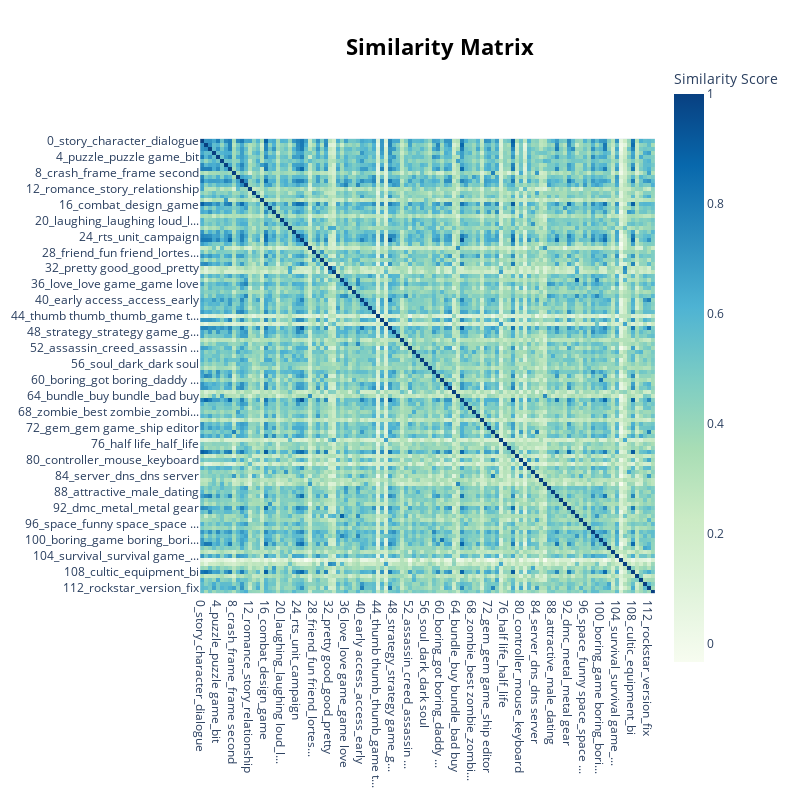

Source (notebook cell):
### Code cell
topic_model.visualize_heatmap()

### Figure 1 — Plotly figure (JSON) as saved in the notebook; plotly's stock layout.template omitted (floating-point values rounded to 4 significant figures; data arrays with more than 128 entries replaced by an {"elided": "..."} marker saying what was removed)
{"data": [{"coloraxis": "coloraxis", "hovertemplate": "x: %{x}<br>y: %{y}<br>Similarity Score: %{z}<extra></extra>", "name": "0", "type": "heatmap", "x": ["0_story_character_dialogue", "1_game_character_like", "2_card_deck_card game", "3_downloadable_downloadable...", "4_puzzle_puzzle game_bit", "5_buy_sale_bought", "6_music_soundtrack_player c...", "7_building_city_builder", "8_crash_frame_frame second", "9_horror_horror game_scary", "10_remake_old_nostalgia", "11_best_best game_game played", "12_romance_story_relationship", "13_coop_multiplayer_coop game", "14_review_positive_positive...", "15_music_soundtrack_song", "16_combat_design_game", "17_hour_time_time time", "18_roguelite_roguelike_rogu...", "19_control_controller icon_...", "20_laughing_laughing loud_l...", "21_shooter_person_best person", "22_bad_caesar_better", "23_art_art style_wallpaper", "24_rts_unit_campaign", "25_ai_game_play", "26_max_payne_max payne", "27_pack_pack expect_buyable...", "28_friend_fun friend_lortes...", "29_vampire_vampire survivor...", "30_fun_fun fun_fun lot", "31_hour_long hour_good beau...", "32_pretty good_good_pretty", "33_good good_good_funny dont", "34_simulator_sim_simulation", "35_great game_game great_gr...", "36_love_love game_game love", "37_port_good port_pc port", "38_addictive_addicting_addi...", "39_game game_game piece_pie...", "40_early access_access_early", "41_map_left map_community map", "42_vr_vr game_best vr", "43_doom_sw_doom eternal", "44_thumb thumb_thumb_game t...", "45_expansion_civ_new", "46_cool cool_cool_pretty cool", "47_friend_friend pas_game", "48_strategy_strategy game_g...", "49_gta_san andreas_andreas", "50_smell_ice jerk_love smell", "51_play play_play_wait wait", "52_assassin_creed_assassin ...", "53_kill_australia_toilet seat", "54_hentai_haha_vn", "55_frame_frame second_second", "56_soul_dark_dark soul", "57_reminds time_old_classic", "58_idea_idea good_original ...", "59_table_pinball_ball", "60_boring_got boring_daddy ...", "61_fallout_fallout game_bes...", "62_resident evil_resident_e...", "63_bear_bear bear_wind cold", "64_bundle_buy bundle_bad buy", "65_prestige_game_food", "66_cod_campaign_cod game", "67_mod_great mod_mod make", "68_zombie_best zombie_zombi...", "69_diablo_arpg_grim dawn", "70_inside bag_bag milk_milk...", "71_batman_arkham_batman ark...", "72_gem_gem game_ship editor", "73_crash_save_file", "74_stealth_stealth game_goo...", "75_alright_fine_fine fine", "76_half life_half_life", "77_series_love series_serie...", "78_jrpg_combat_gameplay", "79_wife_mom_football manager", "80_controller_mouse_keyboard", "81_happened buddy_buddy eri...", "82_tutorial_tutorialization...", "83_weapon_ammo_skin", "84_server_dns_dns server", "85_free_free free_simple li...", "86_buy bundle_bundle_bundle...", "87_hate_game hate_hate game", "88_attractive_male_dating", "89_dice_roll_number", "90_wish_game wish_forward s...", "91_minute_minute talking_fi...", "92_dmc_metal_metal gear", "93_steam deck_deck_steam", "94_game good_good game_good", "95_hacker_account_hack", "96_space_funny space_space ...", "97_life_life changing_exper...", "98_mechanic_unique mechanic...", "99_cool game_cool_game cool", "100_boring_game boring_bori...", "101_parry_gear_combat", "102_update_wait new_new upd...", "103_fuck_im cooked_annoying...", "104_survival_survival game_...", "105_nan_nan nan_nan ninja", "106_great great_great_great...", "107_twin stick_twin_stick", "108_cultic_equipment_bi", "109_war crime_crime_war", "110_detective_detective gam...", "111_demo_release_awesome wait", "112_rockstar_version_fix", "113_epic_epic game_kickin e..."], "xaxis": "x", "y": ["0_story_character_dialogue", "1_game_character_like", "2_card_deck_card game", "3_downloadable_downloadable...", "4_puzzle_puzzle game_bit", "5_buy_sale_bought", "6_music_soundtrack_player c...", "7_building_city_builder", "8_crash_frame_frame second", "9_horror_horror game_scary", "10_remake_old_nostalgia", "11_best_best game_game played", "12_romance_story_relationship", "13_coop_multiplayer_coop game", "14_review_positive_positive...", "15_music_soundtrack_song", "16_combat_design_game", "17_hour_time_time time", "18_roguelite_roguelike_rogu...", "19_control_controller icon_...", "20_laughing_laughing loud_l...", "21_shooter_person_best person", "22_bad_caesar_better", "23_art_art style_wallpaper", "24_rts_unit_campaign", "25_ai_game_play", "26_max_payne_max payne", "27_pack_pack expect_buyable...", "28_friend_fun friend_lortes...", "29_vampire_vampire survivor...", "30_fun_fun fun_fun lot", "31_hour_long hour_good beau...", "32_pretty good_good_pretty", "33_good good_good_funny dont", "34_simulator_sim_simulation", "35_great game_game great_gr...", "36_love_love game_game love", "37_port_good port_pc port", "38_addictive_addicting_addi...", "39_game game_game piece_pie...", "40_early access_access_early", "41_map_left map_community map", "42_vr_vr game_best vr", "43_doom_sw_doom eternal", "44_thumb thumb_thumb_game t...", "45_expansion_civ_new", "46_cool cool_cool_pretty cool", "47_friend_friend pas_game", "48_strategy_strategy game_g...", "49_gta_san andreas_andreas", "50_smell_ice jerk_love smell", "51_play play_play_wait wait", "52_assassin_creed_assassin ...", "53_kill_australia_toilet seat", "54_hentai_haha_vn", "55_frame_frame second_second", "56_soul_dark_dark soul", "57_reminds time_old_classic", "58_idea_idea good_original ...", "59_table_pinball_ball", "60_boring_got boring_daddy ...", "61_fallout_fallout game_bes...", "62_resident evil_resident_e...", "63_bear_bear bear_wind cold", "64_bundle_buy bundle_bad buy", "65_prestige_game_food", "66_cod_campaign_cod game", "67_mod_great mod_mod make", "68_zombie_best zombie_zombi...", "69_diablo_arpg_grim dawn", "70_inside bag_bag milk_milk...", "71_batman_arkham_batman ark...", "72_gem_gem game_ship editor", "73_crash_save_file", "74_stealth_stealth game_goo...", "75_alright_fine_fine fine", "76_half life_half_life", "77_series_love series_serie...", "78_jrpg_combat_gameplay", "79_wife_mom_football manager", "80_controller_mouse_keyboard", "81_happened buddy_buddy eri...", "82_tutorial_tutorialization...", "83_weapon_ammo_skin", "84_server_dns_dns server", "85_free_free free_simple li...", "86_buy bundle_bundle_bundle...", "87_hate_game hate_hate game", "88_attractive_male_dating", "89_dice_roll_number", "90_wish_game wish_forward s...", "91_minute_minute talking_fi...", "92_dmc_metal_metal gear", "93_steam deck_deck_steam", "94_game good_good game_good", "95_hacker_account_hack", "96_space_funny space_space ...", "97_life_life changing_exper...", "98_mechanic_unique mechanic...", "99_cool game_cool_game cool", "100_boring_game boring_bori...", "101_parry_gear_combat", "102_update_wait new_new upd...", "103_fuck_im cooked_annoying...", "104_survival_survival game_...", "105_nan_nan nan_nan ninja", "106_great great_great_great...", "107_twin stick_twin_stick", "108_cultic_equipment_bi", "109_war crime_crime_war", "110_detective_detective gam...", "111_demo_release_awesome wait", "112_rockstar_version_fix", "113_epic_epic game_kickin e..."], "yaxis": "y", "z": {"elided": "114x114 float values"}}], "layout": {"coloraxis": {"colorbar": {"title": {"text": "Similarity Score"}}, "colorscale": [[0, "rgb(247,252,240)"], [0.125, "rgb(224,243,219)"], [0.25, "rgb(204,235,197)"], [0.375, "rgb(168,221,181)"], [0.5, "rgb(123,204,196)"], [0.625, "rgb(78,179,211)"], [0.75, "rgb(43,140,190)"], [0.875, "rgb(8,104,172)"], [1, "rgb(8,64,129)"]]}, "height": 800, "hoverlabel": {"bgcolor": "white", "font": {"family": "Rockwell", "size": 16}}, "legend": {"title": {"text": "Trend"}}, "margin": {"t": 60}, "showlegend": true, "title": {"font": {"color": "Black", "size": 22}, "text": "<b>Similarity Matrix</b>", "x": 0.55, "xanchor": "center", "y": 0.95, "yanchor": "top"}, "width": 800, "xaxis": {"anchor": "y", "constrain": "domain", "domain": [0, 1], "scaleanchor": "y"}, "yaxis": {"anchor": "x", "autorange": "reversed", "constrain": "domain", "domain": [0, 1]}}}
